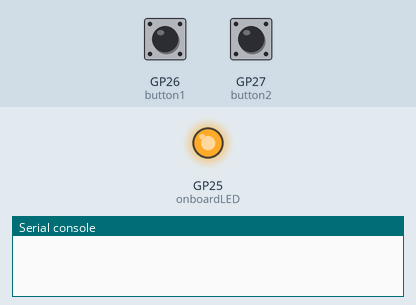
Recording of a program running on a simulated Raspberry Pi Pico running MicroPython. On the bench: output pins drawn as LEDs (lit = HIGH), the last lines printed to the serial console. The inputs (shaded band) are chosen by the test bench; at power-on: GP26 (button1) HIGH, GP27 (button2) HIGH.

Above: at 1.2 s.
1.3 s: GP26 (button1) pulled LOW for 0.15 s
At 1.37 s:
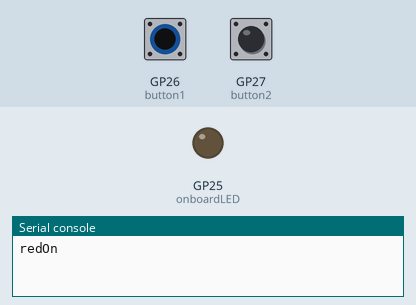
2.9 s: GP27 (button2) pulled LOW for 0.15 s
At 4.1 s:
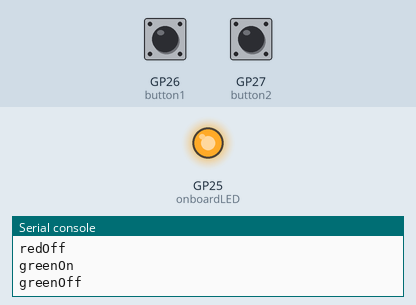
4.5 s: GP27 (button2) pulled LOW for 3.2 s
At 5.8 s:
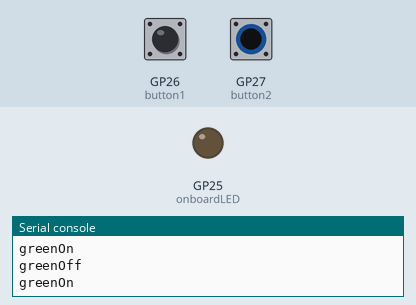
9.2 s: GP26 (button1) pulled LOW for 3.2 s
At 13.0 s:
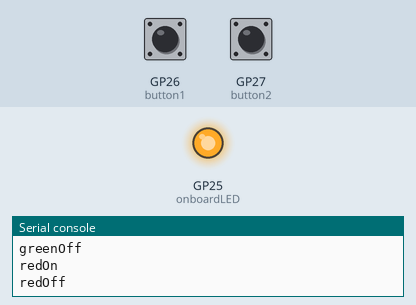
Timing chart, 0 to 14.5 s (numbered marks = the images above; inputs shaded):
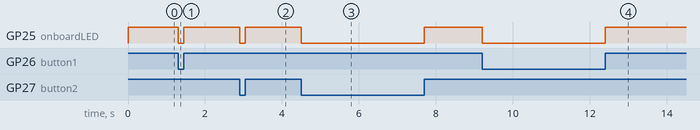

Measured:
- after the input at 1.3 s, GP25 (onboardLED): HIGH → LOW at once, → HIGH 0.15 s later
- after the input at 2.9 s, GP25 (onboardLED): HIGH → LOW at once, → HIGH 0.15 s later
- after the input at 4.5 s, GP25 (onboardLED): HIGH → LOW at once, → HIGH 3.2 s later
- after the input at 9.2 s, GP25 (onboardLED): HIGH → LOW at once, → HIGH 3.2 s later

The program:

main.py
```python
import time
from machine import Pin
import select
import sys

onboardLED = Pin(25, Pin.OUT)
top1 = Pin(2, Pin.IN, Pin.PULL_DOWN)
bottom2 = Pin(3, Pin.IN, Pin.PULL_DOWN)
top2 = Pin(4, Pin.IN, Pin.PULL_DOWN)
bottom1 = Pin(5, Pin.IN, Pin.PULL_DOWN)

cartridgeId = 0b000

button1 = Pin(26, Pin.IN, Pin.PULL_UP)
button2 = Pin(27, Pin.IN, Pin.PULL_UP)

b1on = False
b2on = False

def toggleOnboardLED():
    onboardLED.toggle()

toggleOnboardLED()

while True:
    #if top1.value() == 1:
    #    cartridgeId = cartridgeId | 0b0001
    #if top2.value() == 1:
    #    cartridgeId = cartridgeId | 0b0010
    #if bottom2.value() == 1:
    #    cartridgeId = cartridgeId | 0b0100
    #if bottom1.value() == 1:
    #    cartridgeId = cartridgeId | 0b1000
    #print(bin(cartridgeId))
    if button1.value() == 0 and b1on == False:
        print('redOn')
        b1on = True
        toggleOnboardLED()
    elif button1.value() == 1 and b1on == True:
        print('redOff')
        b1on = False
        toggleOnboardLED()
    if button2.value() == 0 and b2on == False:
        print('greenOn')
        b2on = True
        toggleOnboardLED()
    elif button2.value() == 1 and b2on == True:
        print('greenOff')
        b2on = False
        toggleOnboardLED()
    time.sleep(0.001)
    #cartridgeId = 0b000
```
